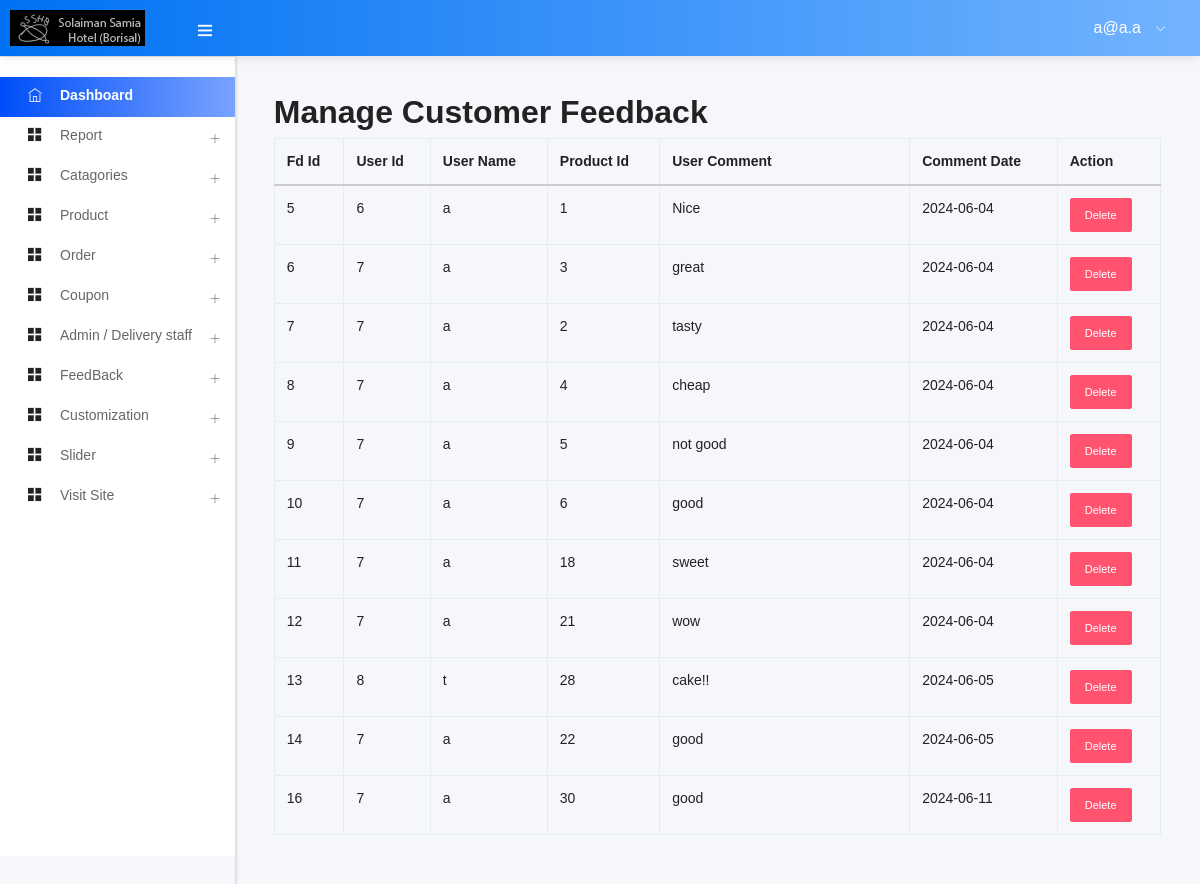
The app's page /admin/customer_feedback.php (signed in) with its own data.
### tables this page shows
CREATE TABLE `add_logo` (
  `id` int(10) NOT NULL,
  `img` varchar(200) NOT NULL
);

CREATE TABLE `customer_feedback` (
  `id` int(11) NOT NULL,
  `user_id` int(11) NOT NULL,
  `user_name` varchar(255) NOT NULL,
  `pdt_id` int(11) NOT NULL,
  `comment` varchar(255) NOT NULL,
  `comment_date` date NOT NULL
);

### admin/customer_feedback.php (called while the page is built, shortened)
<?php
    include ("template.php");
?>

### admin/class/adminback.php (called while the page is built, shortened)
<?php
class  adminback
{
    private $connection;
    function __construct()
    {
        $dbhost = "localhost";
        $dbuser = "smabdulmueid97-app1";
        $dbpass = "Ld5vTApE9TKvXvhQdFxz";
        $dbname = "app1";
        $this->connection = mysqli_connect($dbhost, $dbuser, $dbpass, $dbname);
    }
    function display_logo()
    {
        $query = "SELECT * FROM add_logo";
        if (mysqli_query($this->connection, $query)) {
            $pdt_info = mysqli_query($this->connection, $query);
            return $pdt_info;
        }
    }
    function view_comment_all()
    {
        $query = "SELECT * FROM `customer_feedback`";
        if (mysqli_query($this->connection, $query)) {
            $result = mysqli_query($this->connection, $query);
            return $result;
        }
    }
}

### admin/views/customer_feedback_view.php (the view, shortened to what this page needs)
<?php
$cmt_info = $obj->view_comment_all();
?>
<h2>Manage Customer Feedback</h2>
<table class="table table-bordered">
    <thead>
        <tr>
            <th>Fd Id</th>
            <th>User Id</th>
            <th>User Name</th>
            <th>Product Id</th>
            <th>User Comment</th>
            <th>Comment Date</th>
            <th>Action</th>
        </tr>
    </thead>
    <tbody>
        <?php
        while ($cmt_row = mysqli_fetch_assoc($cmt_info)) {
        ?>
            <tr>
                <td>
                    <?php echo $cmt_row['id'] ?>
                </td>
                <td>
                    <?php echo $cmt_row['user_id'] ?>
                </td>
                <td>
                    <?php echo $cmt_row['user_name'] ?>
                </td>
                <td>
                    <?php echo $cmt_row['pdt_id'] ?>
                </td>
                <td style="width:250px ;">
                    <?php echo $cmt_row['comment'] ?>
                </td>
                <td>
                    <?php echo $cmt_row['comment_date'] ?>
                </td>
                <td>
                    <a href="?status=deletecomment&&id= <?php echo $cmt_row['id'] ?>" class="btn btn-sm btn-danger">Delete</a>
                </td>
            </tr>
        <?php } ?>
    </tbody>
</table>

### admin/includes/headernav.php (shortened to what this page needs)
<nav class="navbar header-navbar pcoded-header">
               <div class="navbar-wrapper">
                   <div class="navbar-logo">
                       <a class="mobile-menu" id="mobile-collapse" href="#!">
                           <i class="ti-menu"></i>
                       </a>
                       <a href="index.php">
                       <?php
                        $obj=new adminback();
                        $logo_info = $obj->display_logo();
                        $logo = mysqli_fetch_assoc($logo_info);
                       ?>
                           <img class="img-fluid" src="uploads/<?php echo $logo['img']; ?>" alt="Theme-Logo" />
                       </a>
                   </div>
                   <div class="navbar-container container-fluid">
                       <ul class="nav-right">
                           <li class="user-profile header-notification">
                               <a href="#!">
                                   <span> <?php echo $admin_email ?> </span>
                                   <i class="ti-angle-down"></i>
                               </a>
                           </li>
                       </ul>
                   </div>
               </div>
           </nav>

### records on screen
add_logo: img (picture)
customer_feedback: id "5", user "6", user_name "a", pdt "1", comment "Nice", comment_date "2024-06-04"
customer_feedback: id "6", user "7", user_name "a", pdt "3", comment "great", comment_date "2024-06-04"
customer_feedback: id "7", user "7", user_name "a", pdt "2", comment "tasty", comment_date "2024-06-04"
customer_feedback: id "8", user "7", user_name "a", pdt "4", comment "cheap", comment_date "2024-06-04"
customer_feedback: id "9", user "7", user_name "a", pdt "5", comment "not good", comment_date "2024-06-04"
customer_feedback: id "10", user "7", user_name "a", pdt "6", comment "good", comment_date "2024-06-04"
customer_feedback: id "11", user "7", user_name "a", pdt "18", comment "sweet", comment_date "2024-06-04"
customer_feedback: id "12", user "7", user_name "a", pdt "21", comment "wow", comment_date "2024-06-04"
customer_feedback: id "13", user "8", user_name "t", pdt "28", comment "cake!!", comment_date "2024-06-05"
customer_feedback: id "14", user "7", user_name "a", pdt "22", comment "good", comment_date "2024-06-05"
customer_feedback: id "16", user "7", user_name "a", pdt "30", comment "good", comment_date "2024-06-11"

### other values on screen
$admin_email "a@a.a"
